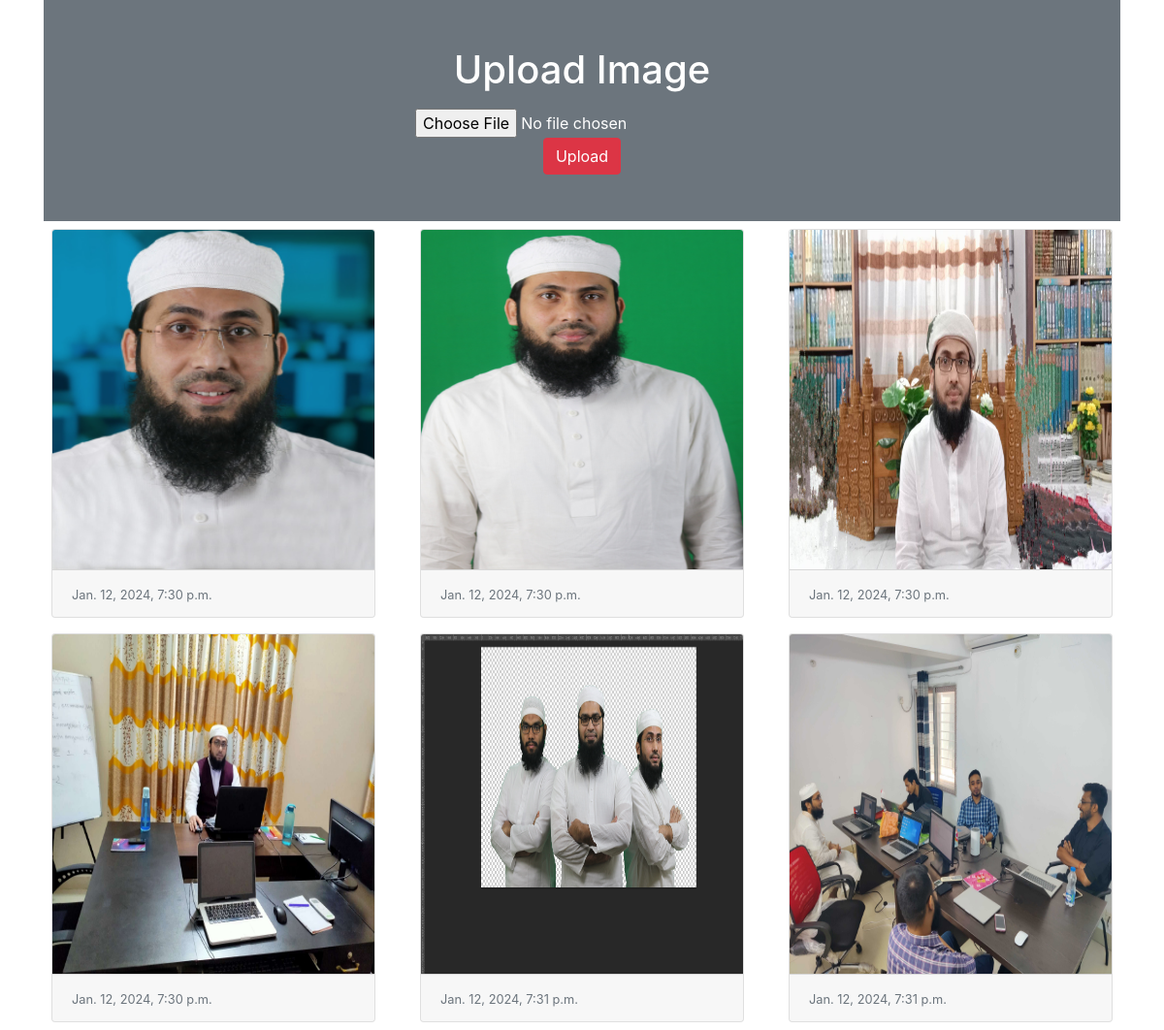
The page / on the database its author committed.
### myapp/models.py (models this page shows)
class Image(models.Model):
    photo = models.ImageField(upload_to="myimage")
    date = models.DateTimeField(auto_now_add=True)

### myapp/views.py (the view)
# urls.py: path('', views.home),
def home(request):
    if request.method == "POST":
        form = ImageForm(request.POST, request.FILES)
        if form.is_valid():
            form.save()
    form = ImageForm()
    images = Image.objects.all()
    return render(request, 'myapp/home.html', {'images': images, 'form': form})

### myapp/forms.py
class ImageForm(forms.ModelForm):
    class Meta:
        model = Image
        fields = '__all__'
        labels = {'photo': ''}

### myapp/templates/myapp/home.html (shortened to what this page needs)
<!doctype html>
<html lang="en">
  <head>
    <link rel="stylesheet" href="https://cdn.jsdelivr.net/npm/bootstrap@4.5.3/dist/css/bootstrap.min.css">
  </head>
  <body>
   <div class="container">
    <div class="py-5 text-center bg-secondary text-white">
     <h1 class="mb-3">Upload Image</h1>
     <form action="" method="post" enctype="multipart/form-data">
      {{form}}
      <input type="submit" class="btn btn-danger" value="Upload">
     </form>
    </div>
    <div class="row">
     {% for image in images %}
      <div class="col-sm-4">
       <div class="card m-2">
        <img src="{{image.photo.url}}" alt="" class="card-img-top" height="350px">
        <div class="card-footer">
         <small class="text-muted">{{image.date}}</small>
        </div>
       </div>
      </div>
     {% endfor %}
    </div>
   </div>
  </body>
</html>

### rows shown on the page
Image: photo (picture), date "Jan. 12, 2024, 7:30 p.m."
Image: photo (picture), date "Jan. 12, 2024, 7:30 p.m."
Image: photo (picture), date "Jan. 12, 2024, 7:30 p.m."
Image: photo (picture), date "Jan. 12, 2024, 7:30 p.m."
Image: photo (picture), date "Jan. 12, 2024, 7:31 p.m."
Image: photo (picture), date "Jan. 12, 2024, 7:31 p.m."
